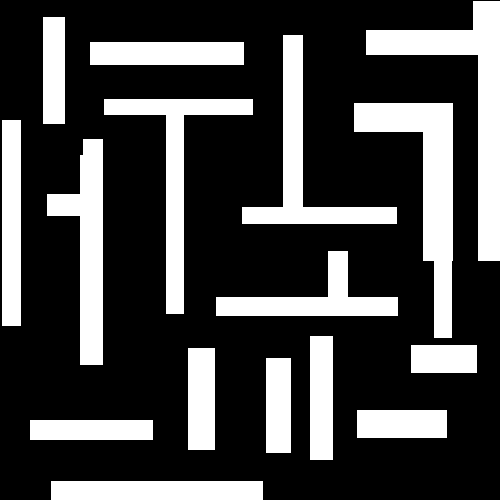
%> input picture model.bmp, 500 x 500 px
$ octave in_errts.m   (GNU Octave 9; MATLAB toolbox functions it lacks are replaced by stand-ins)
%> lines starting %> are read from the running program, lines starting %| are printed output that depends on the picture; in (x1, y1, x2, y2) boxes, pixels count from 0 and x2, y2 are one past the last pixel; in counts of white or black regions, pixels touching at a corner belong together; the program's own positions count from 1
### in_ablePoint.m
function   state = in_ablePoint(point, map);
state=true;
if (point(1)>=1&&point(1)<=size(map,1) ...
   && point(2)>=1&&point(2)<=size(map,2) ...
   && map(point(1),point(2))==1 )
   state = true;
   else
	state =false;
end

### rrtExtend.m
%扩展树

function [RRTree1,pathFound,extendFail]=rrtExtend(RRTree1,RRTree2,goal,stepsize,maxFailedAttempts,disTh,map)
pathFound=[]; %if path found, returns new node connecting the two trees, index of the nodes in the two trees connected
failedAttempts=0;

while failedAttempts<=maxFailedAttempts
    if rand < 0.5,
        sample=rand(1,2) .* size(map); % random sample
    else
        sample=goal; % sample taken as goal to bias tree generation to goal
    end

    [A, I]=min( in_distance(RRTree1(:,1:2),sample) ,[],1); % find closest as per the function in the metric node to the sample

    closestNode = RRTree1(I(1),:);

    theta=atan2((sample(1)-closestNode(1)),(sample(2)-closestNode(2)));  % direction to extend sample to produce new node

    newPoint = double(int32(closestNode(1:2) + stepsize * [sin(theta)  cos(theta)]));

    if ~checkPath(closestNode(1:2), newPoint, map) % if extension of closest node in tree to the new point is feasible
        failedAttempts=failedAttempts+1;
        continue
    end

    [A, I2]=min( distanceCost(RRTree2(:,1:2),newPoint) ,[],1); % find closest in the second tree

    if distanceCost(RRTree2(I2(1),1:2),newPoint)<disTh , % if both trees are connected

        pathFound=[newPoint I(1) I2(1)];

        extendFail=false;

        break;
    end

    [A, I3]=min( distanceCost(RRTree1(:,1:2),newPoint) ,[],1); % check if new node is not already pre-existing in the tree

    if distanceCost(newPoint,RRTree1(I3(1),1:2))<disTh,
        failedAttempts=failedAttempts+1;
        continue;
    end

        RRTree1=[RRTree1;newPoint I(1)];

        extendFail=false;

        break; % add node
end

### in_distance.m
function   d = in_distance(a,b)
 d = sqrt( ( a(:,1) - b (:,1) ) .^ 2  + ( a(:,2) - b(:,2) ) .^ 2 );

### checkPath.m
%check the block of the map
function feasible=checkPath(n,newPos,map)
feasible=true;
dir=atan2(newPos(1)-n(1),newPos(2)-n(2));
for r=0:0.5:sqrt(sum((n-newPos).^2))
    posCheck=n+r.*[sin(dir) cos(dir)];
    if ~(feasiblePoint(ceil(posCheck),map) && feasiblePoint(floor(posCheck),map) && ...
            feasiblePoint([ceil(posCheck(1)) floor(posCheck(2))],map) && feasiblePoint([floor(posCheck(1)) ceil(posCheck(2))],map))
        feasible=false;break;
    end
    if ~feasiblePoint(newPos,map), feasible=false; end

    end

### feasiblePoint.m
%to set the point in the map
function feasible=feasiblePoint(point,map)
feasible=true;
% check if collission-free spot and inside maps
if ~(point(1)>=1 && point(1)<=size(map,1) && point(2)>=1 && point(2)<=size(map,2) && map(point(1),point(2))==1)
    feasible=false;
end

### distanceCost.m

function h=distanceCost(a,b)

h = sqrt((a(:,1)-b(:,1)).^2 + (a(:,2)-b(:,2)).^2 );

### in_errts.m
%l主函数测路径
map=imread('../RRT_START/model.bmp');
%> map: size 500x500 logical; 72.9% white; 16 black regions, largest, box (x1, y1, x2, y2) and area: (366, 1, 500, 261) 8665, (354, 103, 453, 338) 8127, (242, 35, 397, 224) 6075

source=[10 10];
goal = [499 499];
stepsize=20;

disTh=20;

maxFailedAttempts = 10000;

display=true;

center_point =double(int32(rand(1,2) .* size(map)));

while ~in_ablePoint(center_point,map)
%> in in_ablePoint, `state=true;`: state = true
%> in in_ablePoint, `state =false;`: state = false
    center_point =double(int32(rand(1,2) .* size(map)));
end
%> this loop made 1 pass


flag_goal = false;
%> flag_goal = false

tic;
if ~in_ablePoint(source,map),
    error('source lies on an obstacle or outside map');
end
if ~in_ablePoint(center_point,map),
    error('goal lies on an obstacle or outside map');
 end
if display,
     imshow(map);
     rectangle('position',[1 1 size(map)-1],'edgecolor','k');
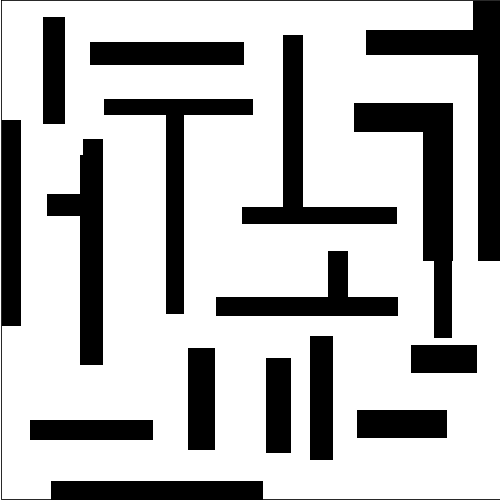
%> figure redrawn from the program's plot data
    end


RRTree1=double([source -1]);

RRTree2=double([center_point -1]);
%> RRTree2 = [210 129 -1]


counter=0;

tree1ExpansionFail=false; % sets to true if expansion after set number of attempts fails
tree2ExpansionFail=false; % sets to true if expansion after set number of attempts fails


while ~tree1ExpansionFail || ~tree2ExpansionFail  % loop to grow RRTs
    if ~tree1ExpansionFail % found  the  first Path
        [RRTree1,pathFound,tree1ExpansionFail]=rrtExtend(RRTree1,RRTree2,center_point,stepsize,maxFailedAttempts,disTh,map); % RRT 1 expands from source towards goal
%> in rrtExtend, `sample=goal;`: sample = [210 129]
%> in in_distance, `d = sqrt( ( a(:,1) - b (:,1) ) .^ 2  + ( a(:,2) - b(:,2) ) .^ 2 );`: d = 232.7
%> in rrtExtend, `[A, I]=min( in_distance(RRTree1(:,1:2),sample) ,[],1);`: I = 1
%> in rrtExtend, `closestNode = RRTree1(I(1),:);`: closestNode = [10 10 -1]
%> in rrtExtend, `theta=atan2((sample(1)-closestNode(1)),(sample(2)-closestNode(2)));`: theta = 1.03
%> in rrtExtend, `newPoint = double(int32(closestNode(1:2) + stepsize * [sin(theta)  cos..`: newPoint = [27 20]
%> in checkPath, `dir=atan2(newPos(1)-n(1),newPos(2)-n(2));`: dir = 1.04
%> the loop in checkPath, `for r=0:0.5:sqrt(sum((n-newPos).^2))` made 40 passes
%> r on passes 2 to 13: 0.5, 1, 1.5, 2, 2.5, 3, 3.5, 4, 4.5, 5, 5.5, 6
%> after the loop in checkPath, `for r=0:0.5:sqrt(sum((n-newPos).^2))`: feasible = true
%> in distanceCost, `h = sqrt((a(:,1)-b(:,1)).^2 + (a(:,2)-b(:,2)).^2 );`: h = 213
%> in rrtExtend, `[A, I2]=min( distanceCost(RRTree2(:,1:2),newPoint) ,[],1);`: I2 = 1
%> in rrtExtend, `[A, I3]=min( distanceCost(RRTree1(:,1:2),newPoint) ,[],1);`: A = 19.72; I3 = 1
%> RRTree1 = [10 10 -1; 29 17 1]; pathFound = []; tree1ExpansionFail = false
        if ~tree1ExpansionFail && isempty(pathFound) && display
            line([RRTree1(end,2);RRTree1(RRTree1(end,3),2)],[RRTree1(end,1);RRTree1(RRTree1(end,3),1)],'color','black');
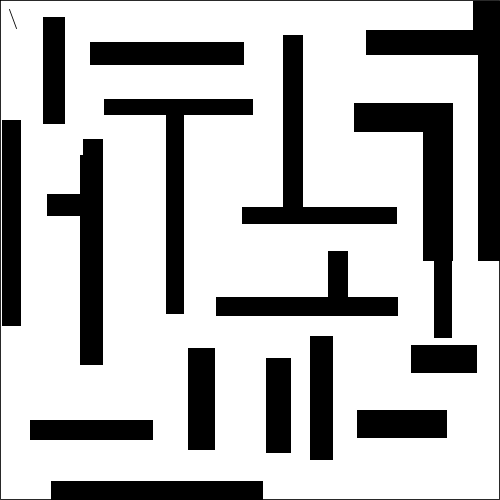
%> figure redrawn from the program's plot data
            counter=counter+1;
            M(counter)=getframe;
            %%plot([RRTree1(end,2);RRTree1(RRTree1(end,3),2)],[RRTree1(end,1);RRTree1(RRTree1(end,3),1)]);
        end
    end
    if ~tree2ExpansionFail  %found the Second path
        [RRTree2,pathFound,tree2ExpansionFail]=rrtExtend(RRTree2,RRTree1,source,stepsize,maxFailedAttempts,disTh,map); % RRT 1 expands from goal towards source
%> the loop in checkPath (call 2), `for r=0:0.5:sqrt(sum((n-newPos).^2))` made 40 passes
%> RRTree2 = [210 129 -1; 224 144 1]; tree2ExpansionFail = false
        if ~tree2ExpansionFail && isempty(pathFound) && display
            line([RRTree2(end,2);RRTree2(RRTree2(end,3),2)],[RRTree2(end,1);RRTree2(RRTree2(end,3),1)],'color','r');
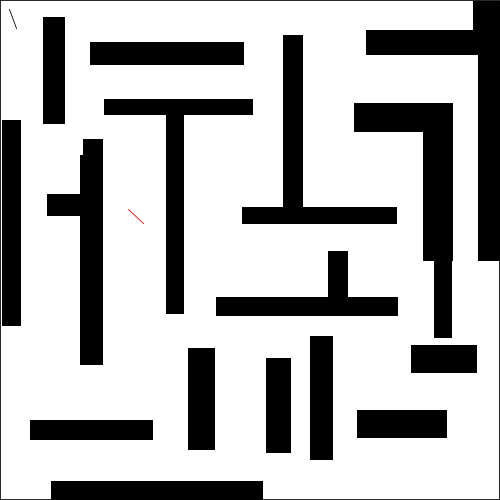
%> figure redrawn from the program's plot data
%> (the run ends here)
